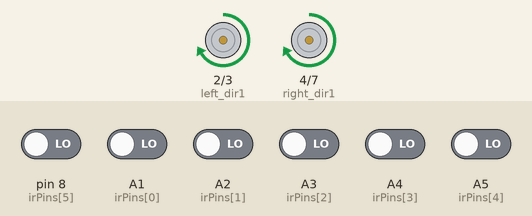
This sketch was run on a simulated Arduino Uno, built with avr-gcc and run on an emulated ATmega328P. Parts: motor-driver pin pairs drawn as motors (green arrow = first pin HIGH = forward, orange = second pin HIGH = backward, longer = more drive, scaled by the enable pin). The test bench sets the inputs (shaded band); at power-on: A1 (irPins[0]), A2 (irPins[1]), A3 (irPins[2]), A4 (irPins[3]), A5 (irPins[4]), pin 8 (irPins[5]) LOW.

Above: at 1.2 s.
1.3 s: pin 8 (irPins[5]) driven HIGH
At 2.3 s:
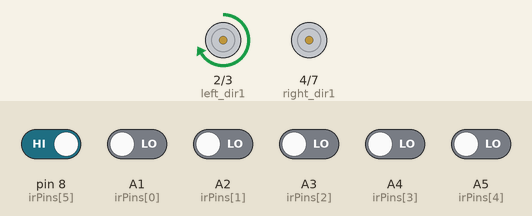
2.8 s: pin 8 (irPins[5]) driven LOW
At 3.5 s:
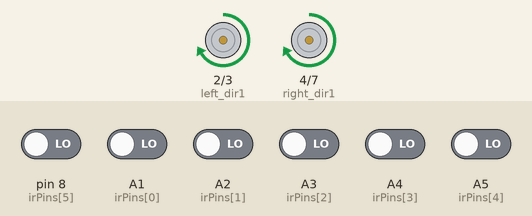
4.3 s: A1 (irPins[0]) driven HIGH
At 4.6 s:
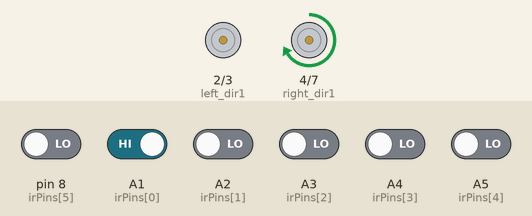
5.8 s: A1 (irPins[0]) driven LOW
At 7.0 s:
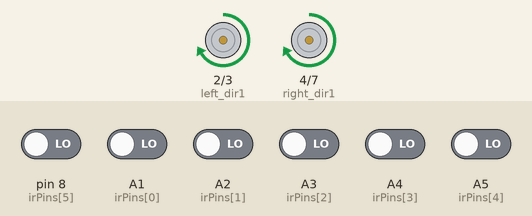
7.3 s: pin 8 (irPins[5]) driven HIGH and A1 (irPins[0]) driven HIGH and A2 (irPins[1]) driven HIGH and A3 (irPins[2]) driven HIGH and A4 (irPins[3]) driven HIGH
At 8.1 s:
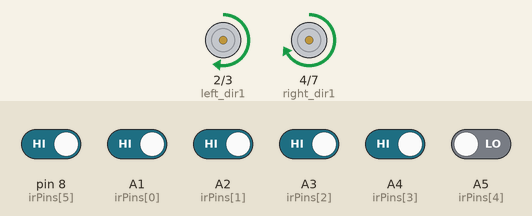
8.8 s: pin 8 (irPins[5]) driven LOW
At 9.2 s:
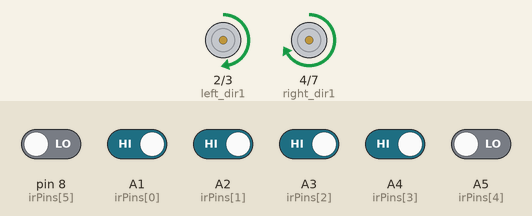
Timing chart, 0 to 11.3 s (numbered marks = the images above; inputs shaded):
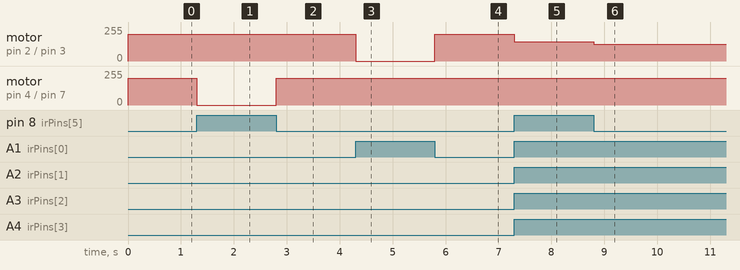

The sketch:

line_follower.ino
```cpp
#define left_dir1 2//defining all the motor pins for the motor driver
#define left_dir2 3
#define left_enable 5

#define right_dir1 4
#define right_dir2 7
#define right_enable 6


const int irPins[6] = {A1, A2, A3, A4, A5, 8}; //Though 8 sensors are there but only 6 sensor are used in this code
int irSensorDigital[6] = {0, 0, 0, 0, 0, 0}; //Set the basic value to 0 for all the sensors
int irSensors = B000000; //The value of the sensors are stored in the variable isSensors
int count = 0; //For PID calculation
int error = 0; //For PID calculation
int errorLast = 0;  //For PID calculation
int correction = 0; //For PID calculation


int maxSpeed = 200; //adjust for oyur own bot, if your bot is driving too fast reduce this else increase this
int motorLSpeed = 0;
int motorRSpeed = 0;


void setup() {
  pinMode(left_dir1, OUTPUT); //Set the pins for controlling the motor as OUTPUT
  pinMode(left_dir2, OUTPUT);
  pinMode(right_dir1, OUTPUT);
  pinMode(right_dir2, OUTPUT);
  pinMode(left_enable, OUTPUT);
  pinMode(right_enable, OUTPUT);

  /* Set-up IR sensor pins as input */
  for (int i = 0; i < 6; i++)
  {
    pinMode(irPins[i], INPUT);
  }

}

void loop() {
  Scan(); //for scanning the sensors
  UpdateError(); //for PID calculation
  UpdateCorrection();////for PID calculation
  Drive(); //For driving the motor

}

void Scan()
{
  count = 0;

  irSensors = B000000;

  for (int i = 0; i < 6; i++)
  {

    if (digitalRead(irPins[i]) == 1)
      irSensorDigital[i] = 0;
    if (digitalRead(irPins[i]) == 0)
      irSensorDigital[i] = 1;

    count = count + irSensorDigital[i];
    int b = 5 - i;
    irSensors = irSensors + (irSensorDigital[i] << b); //For summing up the sensor value as a binary input
    //Serial.print(irSensorDigital[i]);
  }
  //Serial.println();
}

void UpdateError() { //This whole part is for PID calculation, the error is minimized, and the speed of motor is determined

  errorLast = error;

  switch (irSensors) {

    case B000000:                         //No sensor is on the line
      if (errorLast < 0) {
        error = -180;
      }
      else if (errorLast > 0) {
        error = 180;
      }
      break;

    case B100000: // leftmost sensor on the line
      error = -150;
      break;

    case B010000: //2nd left sensor on the line
      error = -90;
      break;

    case B001000: // 3rd left sensor on the line
      error = -30;
      break;

    case B000100: // 3rd right sensor on the line
      error = 30;
      break;

    case B000010: // 2nd right sensor on the line
      error = 90;
      break;

    case B000001: // rightmost sensor on the line
      error = 150;
      break;

    /* 2 Sensors on the line */

    case B110000:
      error = -120;
      break;

    case B011000:
      error = -60;
      break;

    case B001100:
      error = 0;
      break;

    case B000110:
      error = 60;
      break;

    case B000011:
      error = 120;
      break;

    /* 3 Sensors on the line */

    case B111000:
    case B011100:
      error = -150;
      break;

    case B000111:
    case B001110:
      error = 150;
      break;

    /* 4 Sensors on the line */
    case B111100:
      error = -150;
      break;

    case B111010:
      error = -150;
      break;

    case B001111:
      error = 150;
      break;

    case B010111:
      error = 150;
      break;

    /* 5 Sensors on the line */
    case B111110:
      error = -150;
      break;

    case B011111:
      error = +150;
      break;

    case B111111:
      error = 0;
      break;

    default:
      error = errorLast;
  }
}

void UpdateCorrection() { //error are corrected here

  if (error >= 0 && error < 30) {
    correction = 0;
  }

  else if (error >= 30 && error < 60) {
    correction = 15;
  }

  else if (error >= 60 && error < 90) {
    correction = 40;
  }

  else if (error >= 90 && error < 120) {
    correction = 55;
  }

  else if (error >= 120 && error < 150) {
    correction = 75;
  }

  else if (error >= 150 && error < 180) {
    correction = 255;
  }

  else if (error >= 180) {
    correction = 305;
  }

  if (error <= 0 && error > -30) {
    correction = 0;
  }

  else if (error <= -30 && error > -60) {
    correction = -15;
  }

  else if (error <= -60 && error > -90) {
    correction = -40;
  }

  else if (error <= -90 && error > -120) {
    correction = -55;
  }

  else if (error <= -120 && error > -150) {
    correction = -75;
  }

  else if (error <= -150 && error > -180) {
    correction = -255;
  }

  else if (error <= -180) {
    correction = -305;
  }

  if (correction >= 0) {
    motorRSpeed = maxSpeed;
    motorLSpeed = maxSpeed - correction;
  }

  else if (correction < 0) {
    motorRSpeed = maxSpeed + correction;
    motorLSpeed = maxSpeed;
  }
}

void Drive() { //This function will drive the motor
  if (motorRSpeed > 255) {
    motorRSpeed = 255;
  }
  else if (motorRSpeed < 0) {
    motorRSpeed = 0;
  }

  if (motorLSpeed > 255) {
    motorLSpeed = 255;
  }
  else if (motorLSpeed < 0) {
    motorLSpeed = 0;
  }

  if (motorRSpeed > 0) { // right motor forward (using PWM)
    analogWrite(right_enable, motorRSpeed);
    digitalWrite(right_dir1, HIGH);
    digitalWrite(right_dir2, LOW);
  }

  else if (motorRSpeed < 0) {// right motor reverse (using PWM)
    analogWrite(right_enable, abs(motorRSpeed));
    digitalWrite(right_dir1, LOW);
    digitalWrite(right_dir2, HIGH);
  }

  else if (motorRSpeed == 0) { // right motor fast stop
    analogWrite(right_enable, 0);
    digitalWrite(right_dir1, LOW);
    digitalWrite(right_dir2, LOW);
  }

  if (motorLSpeed > 0) { // right motor forward (using PWM)
    analogWrite(left_enable, motorLSpeed);
    digitalWrite(left_dir1, HIGH);
    digitalWrite(left_dir2, LOW);
  }

  else if (motorLSpeed < 0) { // right motor reverse (using PWM)
    analogWrite(left_enable, abs(motorLSpeed));
    digitalWrite(left_dir1, LOW);
    digitalWrite(left_dir2, HIGH);
  }

  else if (motorLSpeed == 0) { // left motor fast stop
    digitalWrite(left_enable, HIGH);
    digitalWrite(left_dir1, LOW);
    digitalWrite(left_dir2, LOW);
  }
}
```

Measured:
- after the input at 1.3 s, motor on pin 4 (right_dir1) / pin 7 (right_dir2): forward 200/255 → stopped at once
- after the input at 2.8 s, motor on pin 4 (right_dir1) / pin 7 (right_dir2): stopped → forward 200/255 at once
- after the input at 4.3 s, motor on pin 2 (left_dir1) / pin 3 (left_dir2): forward 200/255 → stopped at once
- after the input at 5.8 s, motor on pin 2 (left_dir1) / pin 3 (left_dir2): stopped → forward 200/255 at once
- after the input at 7.3 s, motor on pin 2 (left_dir1) / pin 3 (left_dir2): forward 200/255 → forward 145/255 at once
- after the input at 8.8 s, motor on pin 2 (left_dir1) / pin 3 (left_dir2): forward 145/255 → forward 125/255 at once
